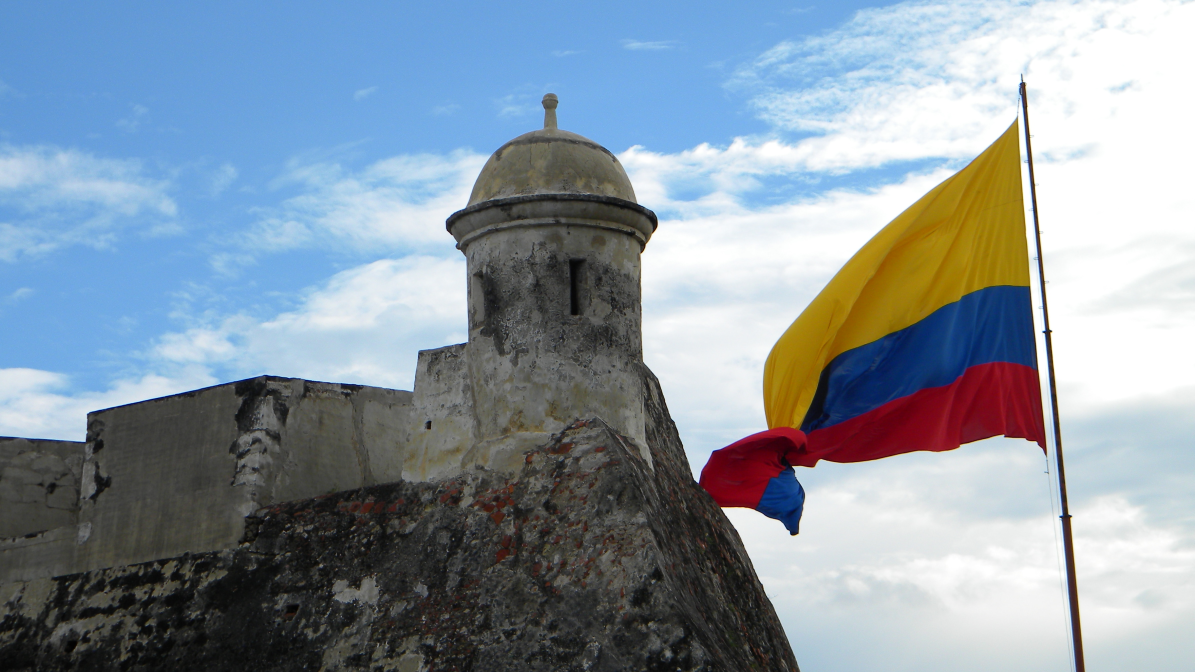
#> input picture HOG/cartagena.jpg, 3584 x 2016 px (shown at 1/3 size)
$ python hogWIP.py
#> lines starting #> are read from the running program, lines starting #| are printed output that depends on the picture; after the words box and inside, x2 and y2 are one past the last pixel; in counts of white or black regions, pixels touching at a corner belong together
### HOG/ipFunctions.py
import matplotlib.pyplot as plt
import matplotlib as mpl
import numpy as np
import statistics as stat
import matplotlib.image as mpimg
import tkinter as tk
from tkinter import filedialog
from skimage.transform import resize
import os

def plotHOG(theta,mag,scale=4,step=8,detalles=False):
    """
    Esta función recibe como entrada dos matrices (theta y mag).
    theta : matriz que da el ángulo de cada uno de los grandientes de la imagen
    mag : matriz que da la magnitud de cada uno de los grandientes de la imagen

    Además recibe dos parámetros extra, scale y step, que son opcionales.
    scale : Que tan largas serán las flechas vectoriales que se graficarán
    step : Cantidad de flechas graficadas, más flechas a medida que este parámetro baja
    """

    F,C = theta.shape
    fig, ax = plt.subplots(figsize = (12, 7))
    for i in range(0,F,step):
        for j in range(0,C,step):
            scale = 4
            # Se consiguen las coordenas cartecianas a partir de la magnitud y el ángulo, pero su magnitud mantiene siendo 1
            x = scale*np.cos(np.radians(theta[i,j]))
            y = scale*np.sin(np.radians(theta[i,j]))
            # Gráfico de una flecha cuyo color depende de la magnitud, si la magnitud es máxima el color es blanco, por el contrario, si es mínima, el color será negro
            ax.arrow(j, abs(i-F), x, y, color=(mag[i,j],mag[i,j],mag[i,j]),width=step/16,head_width=step/4,head_length=step/8)
        # Reporte de estado de la gráfica
        if i%10==0:
            if detalles: print('mag = %f , theta = %f, i = %i , j = %i'%(mag[i,j],theta[i,j],i,j))
            os.system("clear")
            porcentaje = i/F * 100
            print('Graficando vectores: %i %% del procesamiento'%porcentaje)

    os.system("clear")
    print('Terminado')

    # Fondo negro, título, acotar los ejes coordenas y mantenerlos en la misma escala
    ax.set_title('HOG features')
    ax.set_facecolor('black')
    ax.axis([0, C, 0, F])
    ax.set_aspect('equal')

def calcularGradientes(img):

    F,C = img.shape
    gx = np.zeros((F,C))
    gy = np.zeros((F,C))

    # Diferencia central

    # Se usa la diferencia central para casi toda la imágen,
    gx[:, 1:-1] = (img[:, 2:] - img[:, :-2]) / 2
    gy[1:-1, :] = (img[2:, :] - img[:-2, :]) / 2

    # Diferencia hacia delante
    gx[:, 0] = img[:, 1] - img[:, 0]
    gy[0, :] = img[1, :] - img[0, :]

    # Diferencia hacia atrás
    gx[:, -1] = img[:, -1] - img[:, -2]
    gy[-1, :] = img[-1, :] - img[-2, :]

    return gx, gy

def getuserimg(cartagena=False):
#> called with cartagena = True
    if cartagena == True:
        return plt.imread('cartagena.jpg')
#> returned value is the input picture: shape (2016, 3584, 3); mean R, G, B 137.3, 150.5, 162
    else:
        path = getuserpath()
        return plt.imread(path)

# [4 lines left out: function getuserpath, not called in this run]

def imsave(name,I):
    mpimg.imsave(name+'.jpeg',I)

def imsplit(rgb):
    r=rgb[:,:,0]
    g=rgb[:,:,1]
    b=rgb[:,:,2]
    return r,g,b

# [61 lines left out: functions imhist, imadjust, stretchlim, histeq, not called in this run]

def rgb2gray(I):
    r,g,b=imsplit(I)
    return np.uint8(0.299*np.double(r)+0.587*np.double(g)+0.114*np.double(b))

# [87 lines left out: functions makeMask, graythresh, imnoise, non_overflowing_sum, bits8, immse and 1 more, not called in this run]

def imundersize(I,step):
#> called with step = 5
    F,C,capas = I.shape
#> F = 2016; C = 3584; capas = 3
    return I[0:F:step,0:C:step]
#> returned value: shape (404, 717, 3)

# [189 lines left out: functions imfilter, fspecial, medfilt2, modefilt, ordfilt2, stdfilt and 1 more, not called in this run]

def gaussfilt(cosas):
    print(cosas)

# [63 lines left out: functions im2bw, otsuthresh, imbinarize, adaptthresh, not called in this run]

### HOG/hogWIP.py
import matplotlib.pyplot as plt
import numpy as np
from ipFunctions import *

img = getuserimg(cartagena=True)
img = imundersize(img,5)
img = rgb2gray(img)
#> in imsplit, `r=rgb[:,:,0]`:
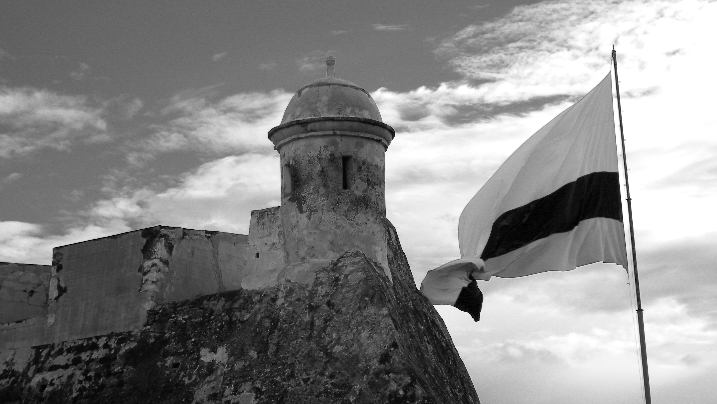
#> r: shape (404, 717); min 0, max 255, mean 137.2
#> in imsplit, `b=rgb[:,:,2]`:
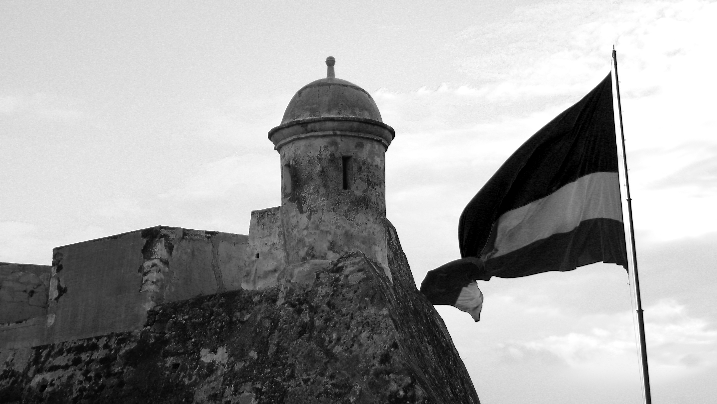
#> b: shape (404, 717); min 0, max 255, mean 161.9
#> in rgb2gray, `return np.uint8(0.299*np.double(r)+0.587*np.double(g)+0.114*np.double(..`:
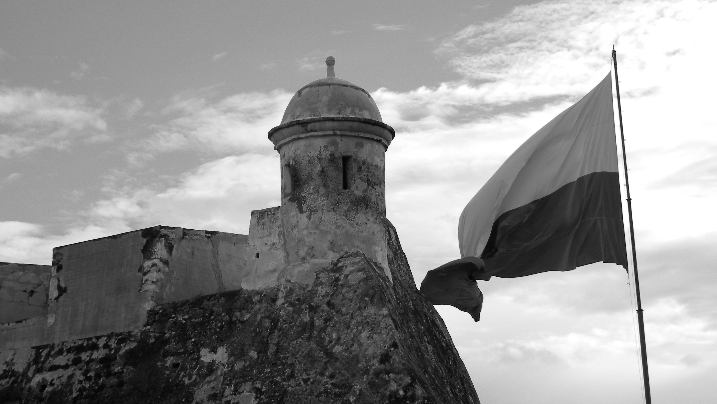
#> returned value: shape (404, 717); min 0, max 255, mean 147.3
F, C = img.shape
#> F = 404; C = 717
img = resize(img, (F, C))

gx, gy = calcularGradientes(img)
#> in calcularGradientes, `gy[1:-1, :] = (img[2:, :] - img[:-2, :]) / 2`:
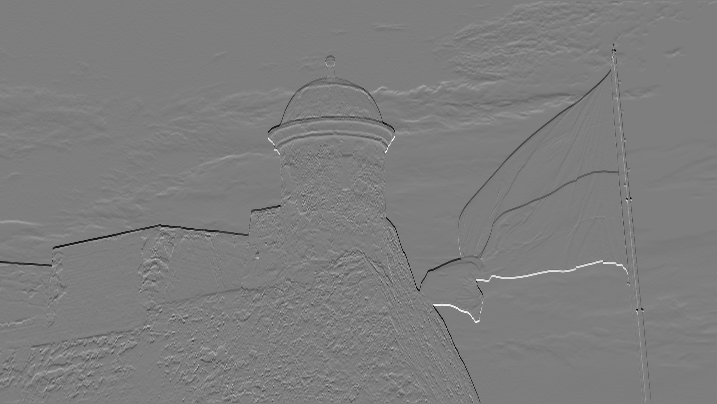
#> gy: shape (404, 717) float64; min -0.449, max 0.459, mean -0.000793; drawn with min black and max white
#> in calcularGradientes, `gx[:, 0] = img[:, 1] - img[:, 0]`: gx: shape (404, 717) float64; min -0.461, max 0.475, mean 0.000595
#> in calcularGradientes, `gy[0, :] = img[1, :] - img[0, :]`: gy: shape (404, 717) float64; 0.2% of pixels changed, all inside (x1, y1, x2, y2) = (0, 0, 717, 1)
#> in calcularGradientes, `gx[:, -1] = img[:, -1] - img[:, -2]`: gx: shape (404, 717) float64; min -0.461, max 0.475, mean 0.000595
#> in calcularGradientes, `gy[-1, :] = img[-1, :] - img[-2, :]`: gy: shape (404, 717) float64; min -0.449, max 0.459, mean -0.000794

mag = np.sqrt(gx**2 + gy**2)
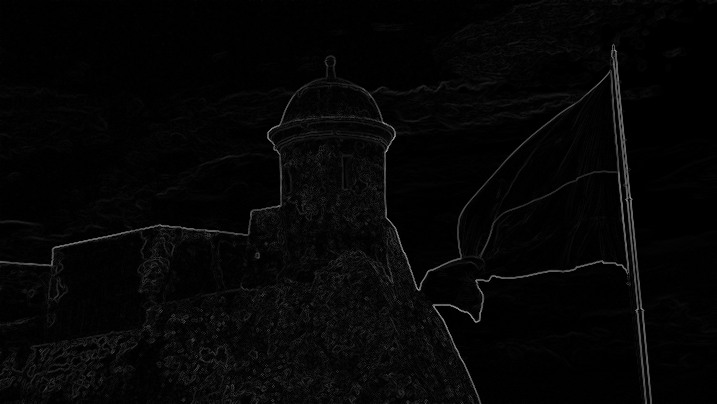
#> mag: shape (404, 717) float64; min 0, max 0.641, mean 0.023
mag = mag / np.max(mag)

theta = np.rad2deg(np.arctan2(gy, gx)) % 180
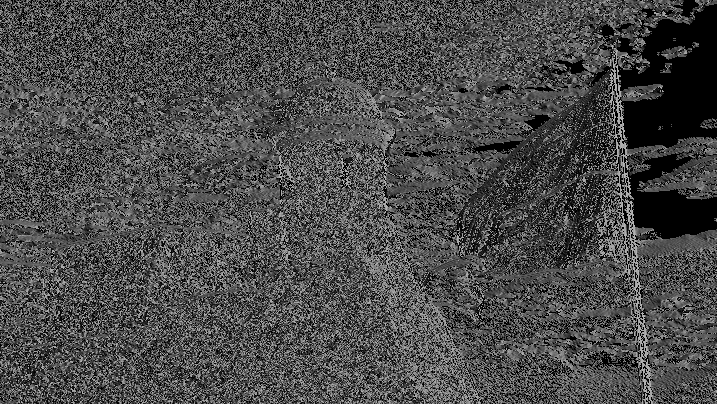
#> theta: shape (404, 717) float64; min 0, max 179.8, mean 74.6

plotHOG(theta,mag)

# [10 lines of commented-out code are left out]

plt.show()
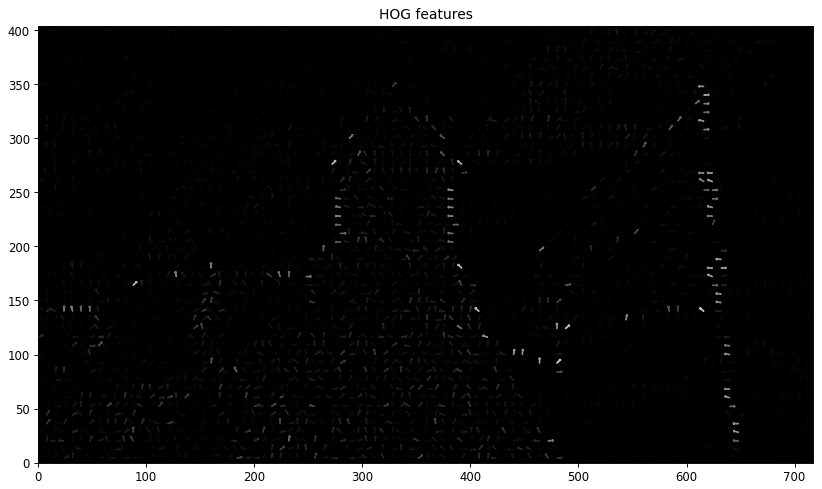
#> figure drawn by matplotlib, 1 panel

$ run again, with HOG/abu.jpeg copied over HOG/cartagena.jpg
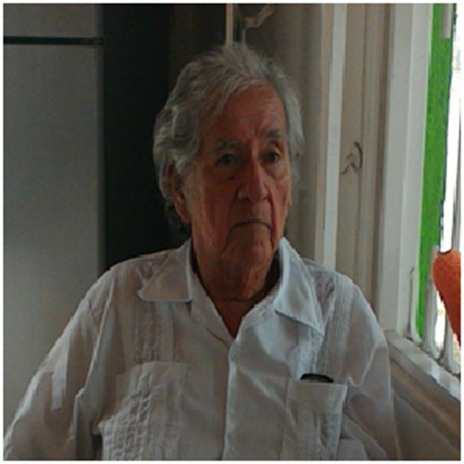
#> input picture HOG/abu.jpeg, 464 x 464 px
#> in getuserimg, returned value is the input picture: shape (464, 464, 3); mean R, G, B 92.6, 90, 81.6
#> in calcularGradientes, `gy[-1, :] = img[-1, :] - img[-2, :]`:
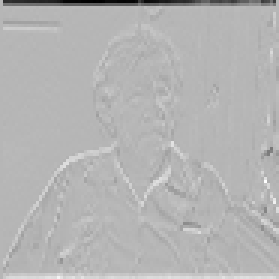
#> gy: shape (93, 93) float64 (shown 3 times larger); min -0.961, max 0.384, mean -0.00817; drawn with min black and max white
#> `plt.show()`:
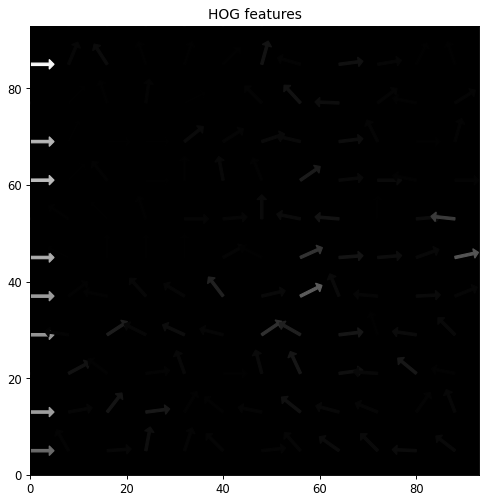
#> figure drawn by matplotlib, 1 panel
